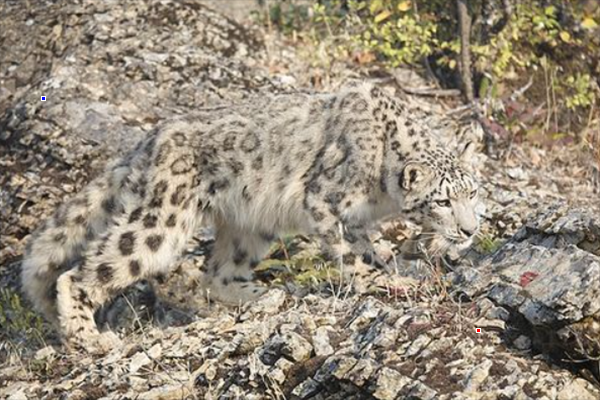
#> input picture aula01/APS01/snowleopard_red_blue_600_400.png, 600 x 400 px
$ python ex3.py
#> lines starting #> are read from the running program, lines starting #| are printed output that depends on the picture
#!/usr/bin/python
# -*- coding: utf-8 -*-

# Este NÃO é um programa ROS

from __future__ import print_function, division

import cv2
import os,sys, os.path
import numpy as np

print("Rodando Python versão ", sys.version)
print("OpenCV versão: ", cv2.__version__)
print("Diretório de trabalho: ", os.getcwd())


def recorta_leopardo(bgr):
    """Não mude ou renomeie esta função
        deve receber uma imagem bgr e devolver uma nova imagem com tudo em preto e o os pixels da caixa em granco
    """
    res = bgr.copy()
    return res


if __name__ == "__main__":
    img = cv2.imread("snowleopard_red_blue_600_400.png")
#> img is the input picture: shape (400, 600, 3); mean B, G, R 122.5, 139.3, 150.3
    gray = cv2.cvtColor(img, cv2.COLOR_BGR2GRAY)
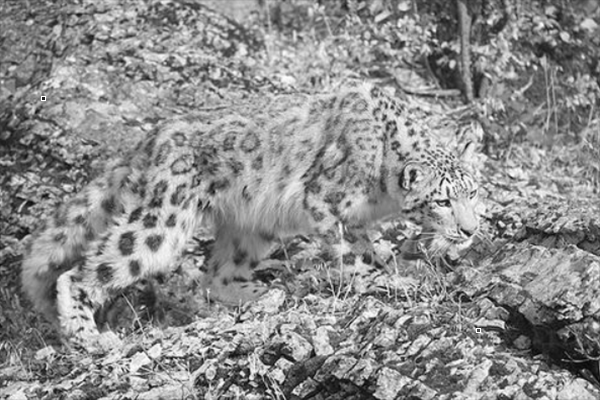
#> gray: shape (400, 600); min 5, max 255, mean 140.7

    # Faz o processamento
    saida = recorta_leopardo(img)
    cv2.imwrite("ex3_recorte_leopardo.png", saida)


    # NOTE que a OpenCV terminal trabalha com BGR
    cv2.imshow('entrada', img)

    cv2.imshow('saida', saida)

    cv2.waitKey()
    cv2.destroyAllWindows()
